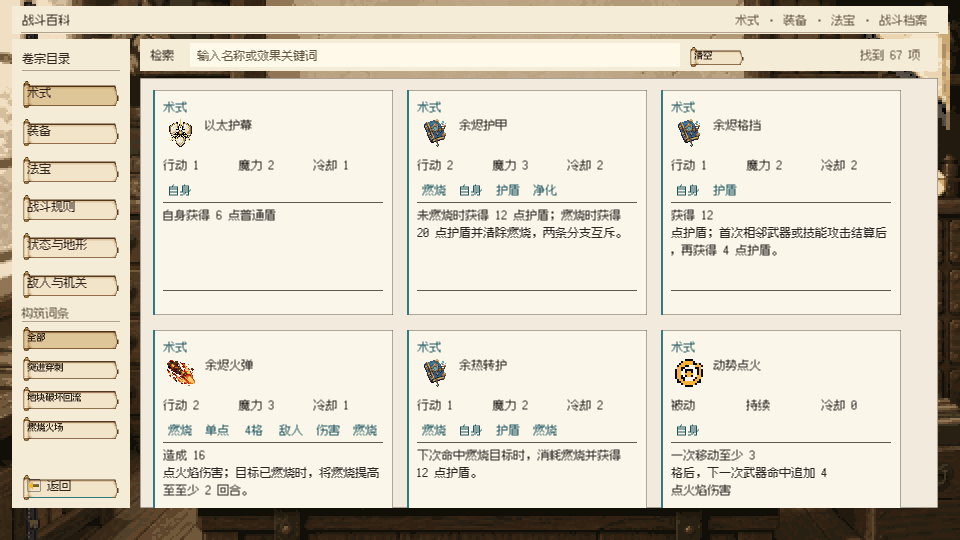
#> input picture ArtSource/archive_ui_formal_2026-09-23/application_contact_encyclopedia_1920x1080.png, 1920 x 1080 px, given in place of archive_page_panel_v1_raw.png, which was not available (shown at 1/2 size)
$ python make_highres_page_qa.py
#> lines starting #> are read from the running program, lines starting #| are printed output that depends on the picture; pictures that were not available may be replaced by others from this repository, and a replacement may not be noted
"""Inspection images for the generated archive page; does not alter delivery art."""

from pathlib import Path

from PIL import Image, ImageOps


folder = Path(__file__).resolve().parent
source = Image.open(folder / "archive_page_panel_v1_raw.png").convert("RGBA")
source.save(folder / "archive_page_panel_v1_one_x.png")

# A detail crop at 4x reveals edge/alpha defects without a giant full-sheet file.
detail = source.crop((0, 0, 384, 256))
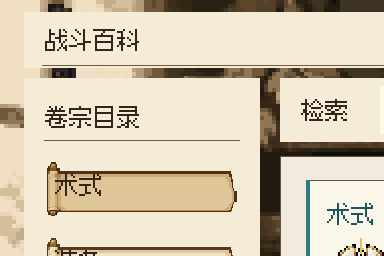
#> detail: PIL image 384x256 RGBA; mean R, G, B, A 212.6, 201, 178.8, 255
detail.resize((1536, 1024), Image.Resampling.NEAREST).save(
    folder / "archive_page_panel_v1_four_x_corner.png"
)
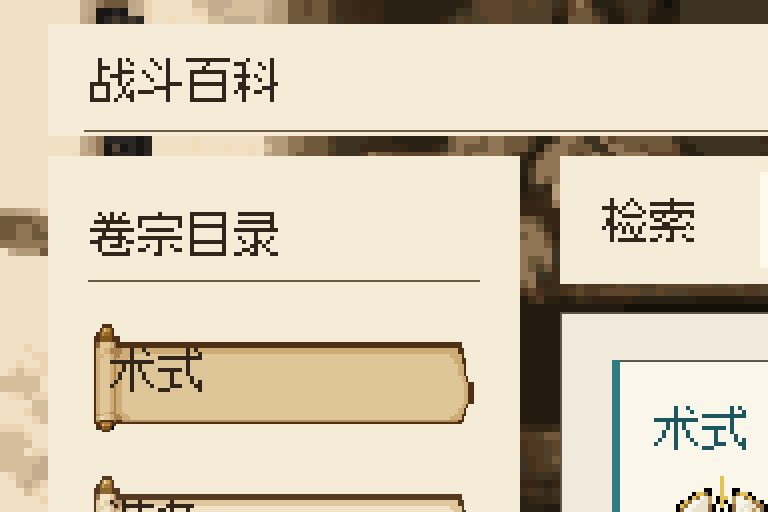
#> saved as archive_page_panel_v1_four_x_corner.png: PIL image 1536x1024 RGBA (shown at 1/2 size); mean R, G, B, A 212.6, 201, 178.8, 255

gray = ImageOps.grayscale(source.convert("RGB"))
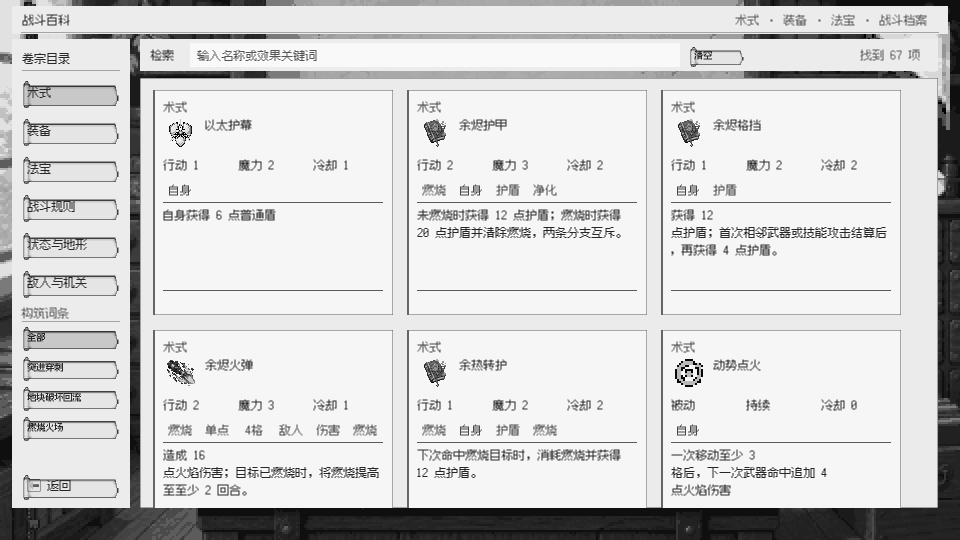
#> gray: PIL image 1920x1080 L (shown at 1/2 size); min 0, max 249, mean 209.8
Image.merge("RGBA", (gray, gray, gray, source.getchannel("A"))).save(
    folder / "archive_page_panel_v1_grayscale.png"
)

checker = Image.new("RGBA", source.size, (225, 225, 225, 255))
pixels = checker.load()
for y in range(source.height):
    for x in range(source.width):
        shade = 225 if ((x // 32 + y // 32) & 1) == 0 else 185
        pixels[x, y] = (shade, shade, shade, 255)
checker.alpha_composite(source)
checker.save(folder / "archive_page_panel_v1_checker.png")
